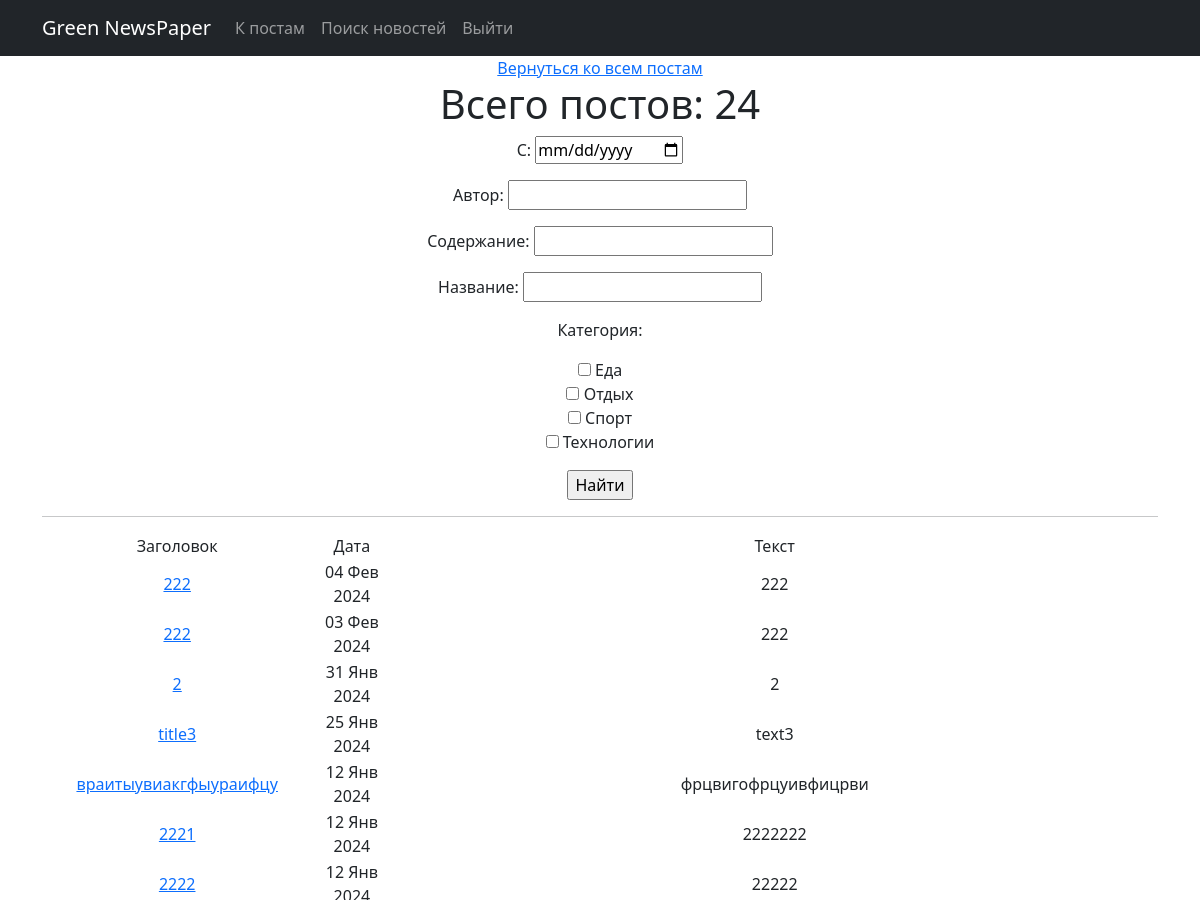
Page /posts/search/ (upper part) on the earlier database version.
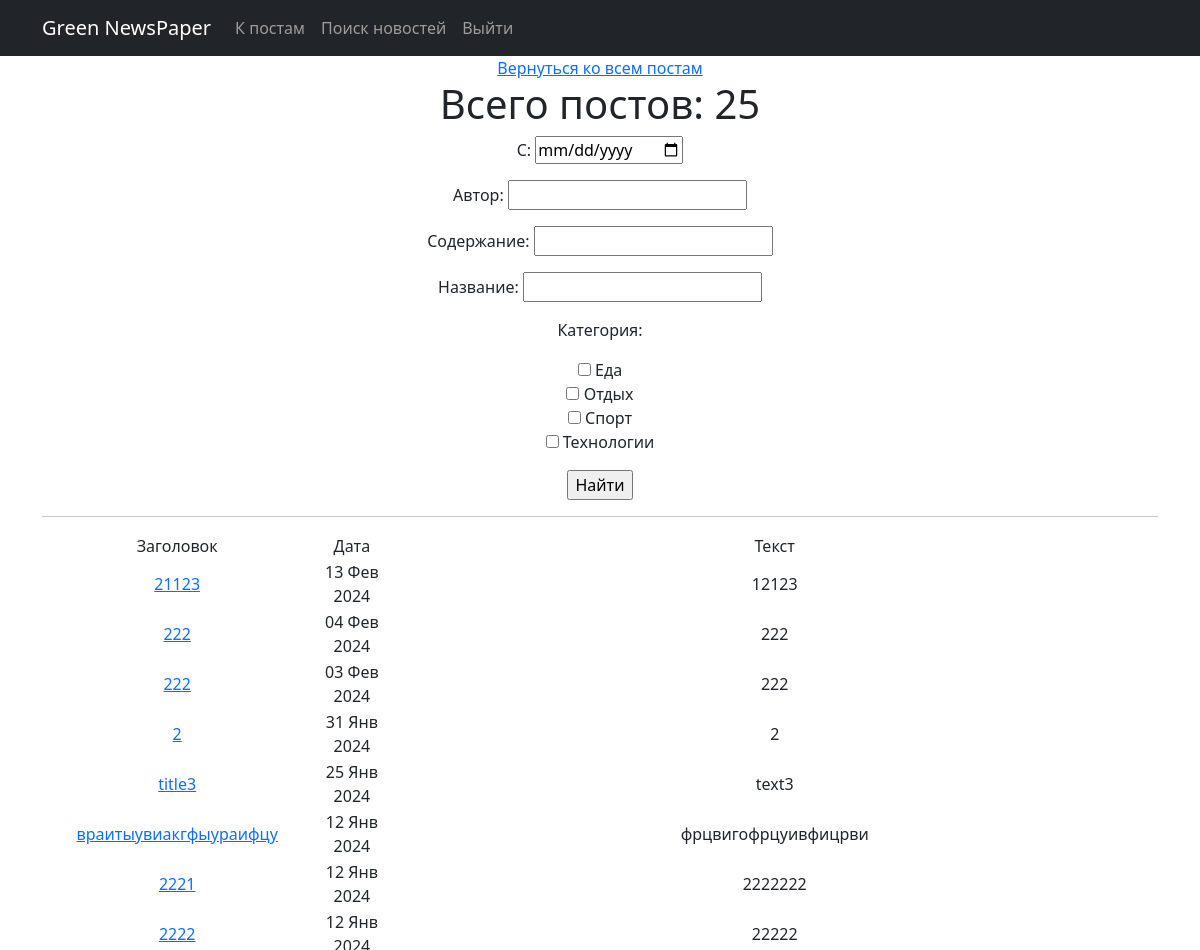
Same page on the later database version.
### news/models.py (models this page shows, shortened)
class Post(models.Model):
    article = 'AR'
    news = 'NE'
    POSITIONS = [
        (article, 'Статья'),
        (news, 'Новость')
    ]
    author = models.ForeignKey(Author, on_delete = models.CASCADE)
    title = models.CharField(max_length=255)
    text = models.TextField()
    type = models.CharField(max_length=250, choices = POSITIONS)
    time = models.DateTimeField(auto_now_add = True)
    category = models.ManyToManyField(Category, through = 'PostCategory')
    rating = models.IntegerField(default=0)

### news/views.py (the view)
# urls.py: path('search/', PostSearch.as_view(), name='post_search'),
class PostSearch(ListView):
    model = Post
    ordering = '-time'
    template_name = 'search.html'
    context_object_name = 'posts'
    def get_queryset(self):
        queryset = super().get_queryset()
        self.filterset = PostFilter(self.request.GET, queryset)
        return self.filterset.qs
    def get_context_data(self, **kwargs):
        context = super().get_context_data(**kwargs)
        context['filterset'] = self.filterset
        return context

### news/models.py (called while the page is built)
    def __str__(self):
        return self.category

### news/templatetags/custom_filters.py (called while the page is built)
@register.filter()
def censor(value):
    text = str(value)
    for word in SWEAR_WORDS:
        text = text.replace(word[1:], "*" * (len(word)-1))
    return text

### templates/search.html (shortened to what this page needs)
{% extends 'flatpages/default.html' %}
{% load custom_filters %}
{% load custom_tags %}
{% block content %}
<a href="/posts/">Вернуться ко всем постам</a>
   <h1>Всего постов: {{ posts|length }}</h1>
   <form action="" method="get">
       {{ filterset.form.as_p }}
       <input type="submit" value="Найти" />
   </form>
   <hr>
   {% if posts %}
       <table>
           <tr>
               <td>Заголовок</td>
               <td>Дата</td>
               <td>Текст</td>
           </tr>
           {% for post in posts %}
           <tr>
            <td><a href="/posts/{{ post.id }}"> {{ post.title|censor }}</a></td>
               <td>{{ post.time|date:'d M Y' }}</td>
               <td>{{ post.text|censor|truncatewords:20 }}</td>
           </tr>
           {% endfor %}
       </table>
   {% else %}
       <h2>Постов нет!</h2>
   {% endif %}
{% endblock %}

Differences in the rows shown:
added Post: title|censor "21123", time "13 Фев 2024", text|censor "12123"
Other differences:
{{ posts|length }}: "24" → "25"
